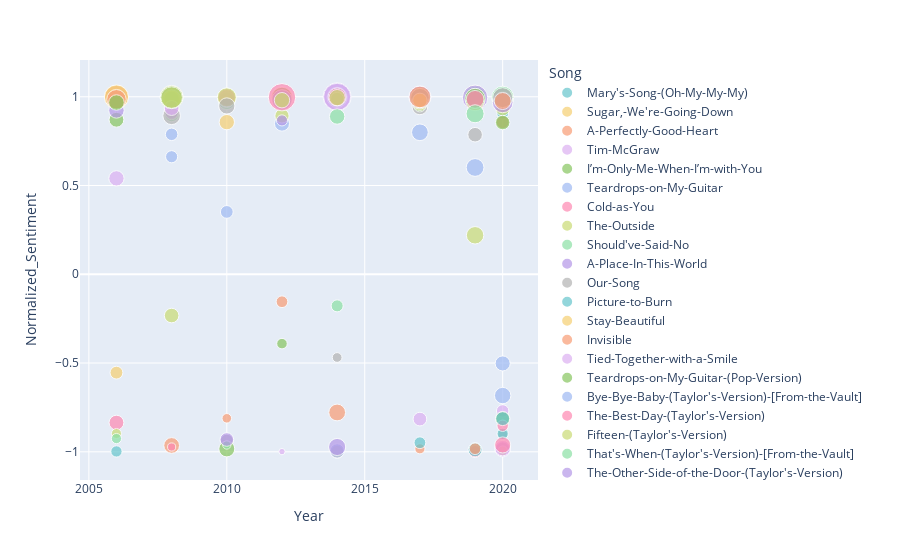

The cell this chart's notebook holds for it:
### Markdown cell above
##### Method 2 using `plotly`

### Code cell
import plotly.express as px

fig = px.scatter(AlbumLyricsDF, x="Year", y="Normalized_Sentiment", color="Song",
                 size='Positive_Sentiment', hover_data=['Negative_Sentiment'],
                 color_discrete_sequence=px.colors.qualitative.Pastel)
fig.show()
